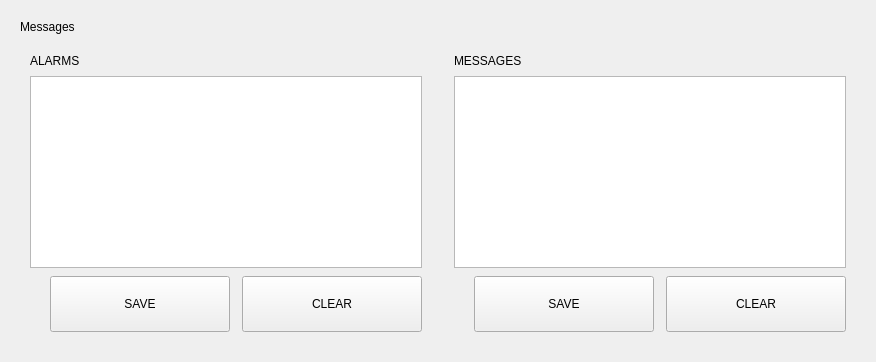
                <widget class="QWidget" name="page_messages">
                  <layout class="QVBoxLayout" name="lay_page_messages" stretch="0,1">
                    <property name="spacing">
                      <number>10</number>
                    </property>
                    <property name="leftMargin">
                      <number>20</number>
                    </property>
                    <property name="topMargin">
                      <number>20</number>
                    </property>
                    <property name="rightMargin">
                      <number>20</number>
                    </property>
                    <property name="bottomMargin">
                      <number>20</number>
                    </property>
                    <item>
                      <widget class="QLabel" name="lbl_messages_title">
                        <property name="text">
                          <string>Messages</string>
                        </property>
                      </widget>
                    </item>
                    <item>
                      <layout class="QHBoxLayout" name="lay_messages_cols">
                        <property name="spacing">
                          <number>12</number>
                        </property>
                        <property name="leftMargin">
                          <number>0</number>
                        </property>
                        <property name="topMargin">
                          <number>0</number>
                        </property>
                        <property name="rightMargin">
                          <number>0</number>
                        </property>
                        <property name="bottomMargin">
                          <number>0</number>
                        </property>
                        <item>
                          <widget class="QFrame" name="frame_alarms">
                            <layout class="QVBoxLayout" name="lay_alarms">
                              <property name="spacing">
                                <number>8</number>
                              </property>
                              <property name="leftMargin">
                                <number>10</number>
                              </property>
                              <property name="topMargin">
                                <number>10</number>
                              </property>
                              <property name="rightMargin">
                                <number>10</number>
                              </property>
                              <property name="bottomMargin">
                                <number>10</number>
                              </property>
                              <item>
                                <widget class="QLabel" name="hdr_alarms">
                                  <property name="text">
                                    <string>ALARMS</string>
                                  </property>
                                </widget>
                              </item>
                              <item>
                                <widget class="QPlainTextEdit" name="alarms_log">
                                  <property name="sizePolicy">
                                    <sizepolicy hsizetype="Expanding" vsizetype="Expanding">
                                      <horstretch>0</horstretch>
                                      <verstretch>0</verstretch>
                                    </sizepolicy>
                                  </property>
                                  <property name="readOnly">
                                    <bool>true</bool>
                                  </property>
                                </widget>
                              </item>
                              <item>
                                <layout class="QHBoxLayout" name="lay_alarms_btns">
                                  <property name="spacing">
                                    <number>12</number>
                                  </property>
                                  <property name="leftMargin">
                                    <number>0</number>
                                  </property>
                                  <property name="topMargin">
                                    <number>0</number>
                                  </property>
                                  <property name="rightMargin">
                                    <number>0</number>
                                  </property>
                                  <property name="bottomMargin">
                                    <number>0</number>
                                  </property>
                                  <item>
                                    <spacer name="sp_lay_alarms_btns_6">
                                      <property name="orientation">
                                        <enum>Qt::Horizontal</enum>
                                      </property>
                                      <property name="sizeType">
                                        <enum>QSizePolicy::Expanding</enum>
                                      </property>
                                      <property name="sizeHint" stdset="0">
                                        <size>
                                          <width>20</width>
                                          <height>20</height>
                                        </size>
                                      </property>
                                    </spacer>
                                  </item>
                                  <item>
                                    <widget class="QPushButton" name="btn_alarms_save">
                                      <property name="minimumSize">
                                        <size>
                                          <width>180</width>
                                          <height>56</height>
                                        </size>
                                      </property>
                                      <property name="maximumSize">
                                        <size>
                                          <width>180</width>
                                          <height>56</height>
                                        </size>
                                      </property>
                                      <property name="text">
                                        <string>SAVE</string>
                                      </property>
                                    </widget>
                                  </item>
                                  <item>
                                    <widget class="QPushButton" name="btn_alarms_clear">
                                      <property name="minimumSize">
                                        <size>
                                          <width>180</width>
                                          <height>56</height>
                                        </size>
                                      </property>
                                      <property name="maximumSize">
                                        <size>
                                          <width>180</width>
                                          <height>56</height>
                                        </size>
                                      </property>
                                      <property name="text">
                                        <string>CLEAR</string>
                                      </property>
                                    </widget>
                                  </item>
                                </layout>
                              </item>
                            </layout>
                          </widget>
                        </item>
                        <item>
                          <widget class="QFrame" name="frame_messages">
                            <layout class="QVBoxLayout" name="lay_messages">
                              <property name="spacing">
                                <number>8</number>
                              </property>
                              <property name="leftMargin">
                                <number>10</number>
                              </property>
                              <property name="topMargin">
                                <number>10</number>
                              </property>
                              <property name="rightMargin">
                                <number>10</number>
                              </property>
                              <property name="bottomMargin">
                                <number>10</number>
                              </property>
                              <item>
                                <widget class="QLabel" name="hdr_messages">
                                  <property name="text">
                                    <string>MESSAGES</string>
                                  </property>
                                </widget>
                              </item>
                              <item>
                                <widget class="QPlainTextEdit" name="messages_log">
                                  <property name="sizePolicy">
                                    <sizepolicy hsizetype="Expanding" vsizetype="Expanding">
                                      <horstretch>0</horstretch>
                                      <verstretch>0</verstretch>
                                    </sizepolicy>
                                  </property>
                                  <property name="readOnly">
                                    <bool>true</bool>
                                  </property>
                                </widget>
                              </item>
                              <item>
                                <layout class="QHBoxLayout" name="lay_messages_btns">
                                  <property name="spacing">
                                    <number>12</number>
                                  </property>
                                  <property name="leftMargin">
                                    <number>0</number>
                                  </property>
                                  <property name="topMargin">
                                    <number>0</number>
                                  </property>
                                  <property name="rightMargin">
                                    <number>0</number>
                                  </property>
                                  <property name="bottomMargin">
                                    <number>0</number>
                                  </property>
                                  <item>
                                    <spacer name="sp_lay_messages_btns_6">
                                      <property name="orientation">
                                        <enum>Qt::Horizontal</enum>
                                      </property>
                                      <property name="sizeType">
                                        <enum>QSizePolicy::Expanding</enum>
                                      </property>
                                      <property name="sizeHint" stdset="0">
                                        <size>
                                          <width>20</width>
                                          <height>20</height>
                                        </size>
                                      </property>
                                    </spacer>
                                  </item>
                                  <item>
                                    <widget class="QPushButton" name="btn_messages_save">
                                      <property name="minimumSize">
                                        <size>
                                          <width>180</width>
                                          <height>56</height>
                                        </size>
                                      </property>
                                      <property name="maximumSize">
                                        <size>
                                          <width>180</width>
                                          <height>56</height>
                                        </size>
                                      </property>
                                      <property name="text">
                                        <string>SAVE</string>
                                      </property>
                                    </widget>
                                  </item>
                                  <item>
                                    <widget class="QPushButton" name="btn_messages_clear">
                                      <property name="minimumSize">
                                        <size>
                                          <width>180</width>
                                          <height>56</height>
                                        </size>
                                      </property>
                                      <property name="maximumSize">
                                        <size>
                                          <width>180</width>
                                          <height>56</height>
                                        </size>
                                      </property>
                                      <property name="text">
                                        <string>CLEAR</string>
                                      </property>
                                    </widget>
                                  </item>
                                </layout>
                              </item>
                            </layout>
                          </widget>
                        </item>
                      </layout>
                    </item>
                  </layout>
                </widget>
